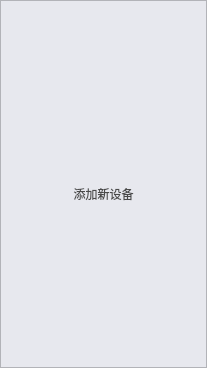
<?xml version="1.0" encoding="UTF-8"?>
<ui version="4.0">
 <class>PhoneItemNoDataWidget</class>
 <widget class="QWidget" name="PhoneItemNoDataWidget">
  <property name="geometry">
   <rect>
    <x>0</x>
    <y>0</y>
    <width>207</width>
    <height>368</height>
   </rect>
  </property>
  <property name="windowTitle">
   <string>Form</string>
  </property>
  <layout class="QHBoxLayout" name="horizontalLayout">
   <property name="spacing">
    <number>0</number>
   </property>
   <property name="leftMargin">
    <number>0</number>
   </property>
   <property name="topMargin">
    <number>0</number>
   </property>
   <property name="rightMargin">
    <number>0</number>
   </property>
   <property name="bottomMargin">
    <number>0</number>
   </property>
   <item>
    <widget class="QFrame" name="frame">
     <property name="styleSheet">
      <string notr="true">QFrame{background-color:#FFE7E8EE;}</string>
     </property>
     <property name="frameShape">
      <enum>QFrame::StyledPanel</enum>
     </property>
     <property name="frameShadow">
      <enum>QFrame::Raised</enum>
     </property>
     <layout class="QVBoxLayout" name="verticalLayout">
      <item>
       <spacer name="verticalSpacer">
        <property name="orientation">
         <enum>Qt::Vertical</enum>
        </property>
        <property name="sizeHint" stdset="0">
         <size>
          <width>20</width>
          <height>137</height>
         </size>
        </property>
       </spacer>
      </item>
      <item>
       <widget class="QPushButton" name="btnAddPhone">
        <property name="styleSheet">
         <string notr="true">border:none;
background:transparent;</string>
        </property>
        <property name="text">
         <string/>
        </property>
        <property name="icon">
         <iconset resource="res.qrc">
          <normaloff>:/main/resource/main/addPhone.png</normaloff>:/main/resource/main/addPhone.png</iconset>
        </property>
        <property name="iconSize">
         <size>
          <width>36</width>
          <height>36</height>
         </size>
        </property>
        <property name="flat">
         <bool>true</bool>
        </property>
       </widget>
      </item>
      <item>
       <widget class="QLabel" name="label">
        <property name="styleSheet">
         <string notr="true">color:#FF4A4A4A;
border:none;
background:transparent;</string>
        </property>
        <property name="text">
         <string>添加新设备</string>
        </property>
        <property name="alignment">
         <set>Qt::AlignCenter</set>
        </property>
       </widget>
      </item>
      <item>
       <spacer name="verticalSpacer_2">
        <property name="orientation">
         <enum>Qt::Vertical</enum>
        </property>
        <property name="sizeHint" stdset="0">
         <size>
          <width>20</width>
          <height>136</height>
         </size>
        </property>
       </spacer>
      </item>
     </layout>
    </widget>
   </item>
  </layout>
 </widget>
 <resources>
  <include location="res.qrc"/>
 </resources>
 <connections/>
</ui>
